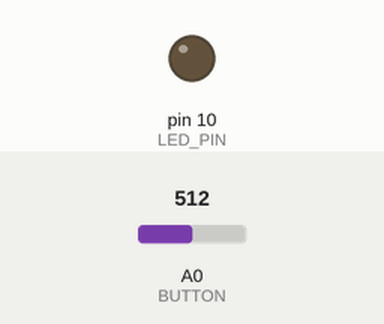
Bench run of a sketch on a simulated Arduino Uno, built with avr-gcc and run on an emulated ATmega328P. On the bench: output pins drawn as LEDs (lit = HIGH). Dashed ring = blinking. Inputs (shaded band) come from the test bench; at power-on: A0 (BUTTON) = 512.

Above: at 1.2 s.
1.3 s: A0 (BUTTON) set to 11
2.8 s: A0 (BUTTON) set to 8
At 3.2 s:
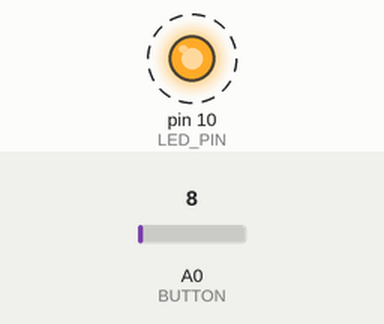
5.8 s: A0 (BUTTON) set to 122
At 6.6 s:
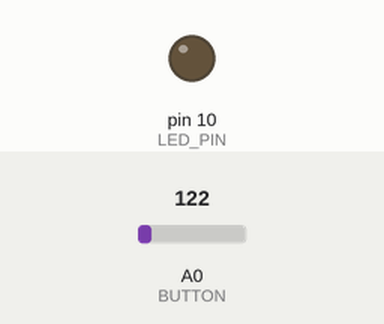
7.3 s: A0 (BUTTON) set to 0
At 7.7 s:
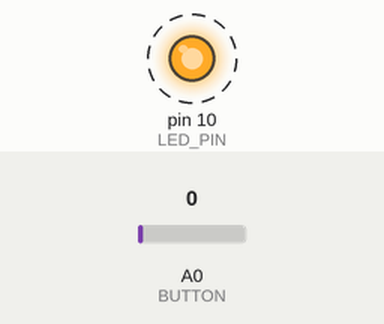
Timing chart, 0 to 11.3 s (numbered marks = the images above; inputs shaded):
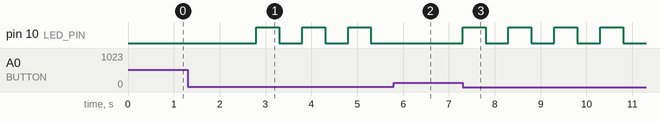

Measured:
- the behaviour switches between 10 and 9 on A0 (BUTTON) (found by bisection; images 0 and 1)
- after the input at 1.3 s, every drawn part: stays the same
- after the input at 2.8 s, pin 10 (LED_PIN): alternates HIGH for 0.50 s and LOW for 0.50 s, starting at once
- after the input at 5.8 s, pin 10 (LED_PIN): stays LOW (without the input it goes to HIGH after 0.00 s)
- after the input at 7.3 s, pin 10 (LED_PIN): alternates HIGH for 0.50 s and LOW for 0.50 s, starting at once

The sketch:

switch.ino
```cpp
/**
 * switch
 */

#define LED_PIN 10
#define BUTTON 0

void setup() {

  pinMode(LED_PIN, OUTPUT);

}

void loop() {
  if (analogRead(BUTTON) < 10) {
    digitalWrite(LED_PIN, HIGH);
    delay(500);
    digitalWrite(LED_PIN, LOW);
    delay(500);
  }
}
```
